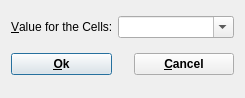
<?xml version="1.0" encoding="UTF-8"?>
<ui version="4.0">
 <comment>Dialog for changing object values withing range</comment>
 <class>CalcCheckDialogData</class>
 <widget class="QDialog" name="CalcCheckDialogData">
  <property name="geometry">
   <rect>
    <x>0</x>
    <y>0</y>
    <width>245</width>
    <height>98</height>
   </rect>
  </property>
  <property name="windowTitle">
   <string>Change Value to Set Cells</string>
  </property>
  <layout class="QGridLayout" name="gridLayout">
   <item row="0" column="0">
    <widget class="QLabel" name="TextLabel2">
     <property name="text">
      <string>&amp;Value for the Cells:</string>
     </property>
     <property name="wordWrap">
      <bool>false</bool>
     </property>
     <property name="buddy">
      <cstring>pValue</cstring>
     </property>
    </widget>
   </item>
   <item row="0" column="1" colspan="2">
    <widget class="QComboBox" name="pValue">
     <property name="acceptDrops">
      <bool>true</bool>
     </property>
     <property name="toolTip">
      <string>All selected cells will be set to a value that you type into this field</string>
     </property>
     <property name="editable">
      <bool>true</bool>
     </property>
    </widget>
   </item>
   <item row="1" column="0">
    <widget class="QPushButton" name="PushButton1">
     <property name="sizePolicy">
      <sizepolicy hsizetype="Expanding" vsizetype="Fixed">
       <horstretch>0</horstretch>
       <verstretch>0</verstretch>
      </sizepolicy>
     </property>
     <property name="minimumSize">
      <size>
       <width>100</width>
       <height>0</height>
      </size>
     </property>
     <property name="font">
      <font>
       <family>Arial</family>
       <weight>75</weight>
       <bold>true</bold>
      </font>
     </property>
     <property name="text">
      <string>&amp;Ok</string>
     </property>
     <property name="shortcut">
      <string>Alt+O</string>
     </property>
     <property name="default">
      <bool>true</bool>
     </property>
    </widget>
   </item>
   <item row="1" column="1">
    <spacer>
     <property name="orientation">
      <enum>Qt::Horizontal</enum>
     </property>
     <property name="sizeType">
      <enum>QSizePolicy::Expanding</enum>
     </property>
     <property name="sizeHint" stdset="0">
      <size>
       <width>12</width>
       <height>31</height>
      </size>
     </property>
    </spacer>
   </item>
   <item row="1" column="2">
    <widget class="QPushButton" name="PushButton1_2">
     <property name="sizePolicy">
      <sizepolicy hsizetype="Expanding" vsizetype="Fixed">
       <horstretch>0</horstretch>
       <verstretch>0</verstretch>
      </sizepolicy>
     </property>
     <property name="minimumSize">
      <size>
       <width>100</width>
       <height>0</height>
      </size>
     </property>
     <property name="font">
      <font>
       <family>Arial</family>
       <weight>75</weight>
       <bold>true</bold>
      </font>
     </property>
     <property name="text">
      <string>&amp;Cancel</string>
     </property>
     <property name="shortcut">
      <string>Alt+C</string>
     </property>
    </widget>
   </item>
  </layout>
 </widget>
 <layoutdefault spacing="6" margin="11"/>
 <resources/>
 <connections>
  <connection>
   <sender>PushButton1_2</sender>
   <signal>clicked()</signal>
   <receiver>CalcCheckDialogData</receiver>
   <slot>reject()</slot>
   <hints>
    <hint type="sourcelabel">
     <x>20</x>
     <y>20</y>
    </hint>
    <hint type="destinationlabel">
     <x>20</x>
     <y>20</y>
    </hint>
   </hints>
  </connection>
  <connection>
   <sender>PushButton1</sender>
   <signal>clicked()</signal>
   <receiver>CalcCheckDialogData</receiver>
   <slot>CmOk()</slot>
   <hints>
    <hint type="sourcelabel">
     <x>20</x>
     <y>20</y>
    </hint>
    <hint type="destinationlabel">
     <x>20</x>
     <y>20</y>
    </hint>
   </hints>
  </connection>
 </connections>
</ui>
